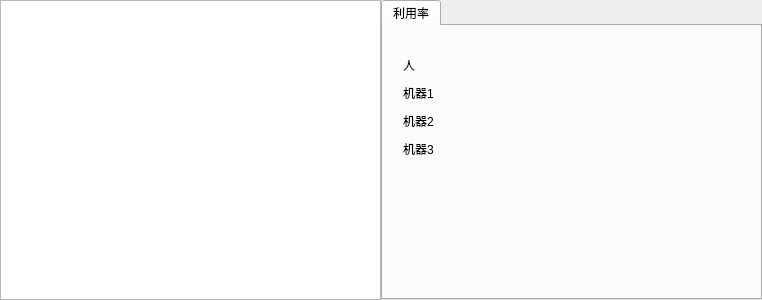
<?xml version="1.0" encoding="UTF-8"?>
<ui version="4.0">
 <class>Balance::HmAnalysis::Analysis</class>
 <widget class="QWidget" name="Balance::HmAnalysis::Analysis">
  <property name="geometry">
   <rect>
    <x>0</x>
    <y>0</y>
    <width>762</width>
    <height>300</height>
   </rect>
  </property>
  <property name="windowTitle">
   <string>Form</string>
  </property>
  <layout class="QHBoxLayout" name="horizontalLayout" stretch="1,1">
   <property name="spacing">
    <number>0</number>
   </property>
   <property name="leftMargin">
    <number>0</number>
   </property>
   <property name="topMargin">
    <number>0</number>
   </property>
   <property name="rightMargin">
    <number>0</number>
   </property>
   <property name="bottomMargin">
    <number>0</number>
   </property>
   <item>
    <widget class="Balance::HmAnalysis::HaView" name="view"/>
   </item>
   <item>
    <widget class="QTabWidget" name="data">
     <widget class="QWidget" name="usage" native="true">
      <attribute name="title">
       <string>利用率</string>
      </attribute>
      <widget class="QWidget" name="">
       <property name="geometry">
        <rect>
         <x>20</x>
         <y>30</y>
         <width>161</width>
         <height>105</height>
        </rect>
       </property>
       <layout class="QFormLayout" name="formLayout">
        <property name="horizontalSpacing">
         <number>15</number>
        </property>
        <property name="verticalSpacing">
         <number>10</number>
        </property>
        <item row="0" column="0">
         <widget class="QLabel" name="label">
          <property name="text">
           <string>人</string>
          </property>
         </widget>
        </item>
        <item row="0" column="1">
         <widget class="QLabel" name="label_5">
          <property name="text">
           <string/>
          </property>
         </widget>
        </item>
        <item row="1" column="0">
         <widget class="QLabel" name="label_2">
          <property name="text">
           <string>机器1</string>
          </property>
         </widget>
        </item>
        <item row="1" column="1">
         <widget class="QLabel" name="label_6">
          <property name="text">
           <string/>
          </property>
         </widget>
        </item>
        <item row="2" column="0">
         <widget class="QLabel" name="label_3">
          <property name="text">
           <string>机器2</string>
          </property>
         </widget>
        </item>
        <item row="2" column="1">
         <widget class="QLabel" name="label_7">
          <property name="text">
           <string/>
          </property>
         </widget>
        </item>
        <item row="3" column="0">
         <widget class="QLabel" name="label_4">
          <property name="text">
           <string>机器3</string>
          </property>
         </widget>
        </item>
        <item row="3" column="1">
         <widget class="QLabel" name="label_8">
          <property name="text">
           <string/>
          </property>
         </widget>
        </item>
       </layout>
      </widget>
     </widget>
    </widget>
   </item>
  </layout>
 </widget>
 <customwidgets>
  <customwidget>
   <class>Balance::HmAnalysis::HaView</class>
   <extends>QGraphicsView</extends>
   <header>Balance/HmAnalysis/HaView.h</header>
  </customwidget>
 </customwidgets>
 <resources/>
 <connections/>
</ui>
